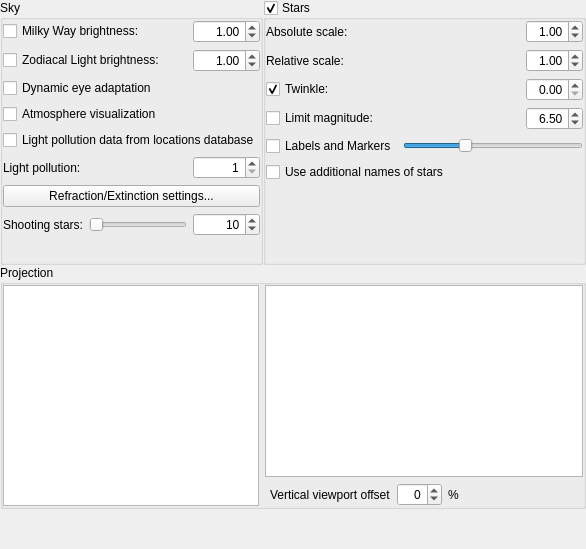
        <widget class="QWidget" name="page_sky">
         <layout class="QGridLayout" name="gridLayout">
          <property name="leftMargin">
           <number>0</number>
          </property>
          <property name="topMargin">
           <number>0</number>
          </property>
          <property name="rightMargin">
           <number>0</number>
          </property>
          <property name="bottomMargin">
           <number>0</number>
          </property>
          <property name="spacing">
           <number>0</number>
          </property>
          <item row="1" column="0" colspan="2">
           <widget class="QGroupBox" name="setProjectionGroupBox">
            <property name="sizePolicy">
             <sizepolicy hsizetype="Preferred" vsizetype="Expanding">
              <horstretch>0</horstretch>
              <verstretch>0</verstretch>
             </sizepolicy>
            </property>
            <property name="title">
             <string>Projection</string>
            </property>
            <layout class="QHBoxLayout" name="horizontalLayout_10" stretch="0,1">
             <property name="leftMargin">
              <number>0</number>
             </property>
             <property name="topMargin">
              <number>0</number>
             </property>
             <property name="rightMargin">
              <number>0</number>
             </property>
             <property name="bottomMargin">
              <number>0</number>
             </property>
             <item>
              <widget class="QListWidget" name="projectionListWidget">
               <property name="sizePolicy">
                <sizepolicy hsizetype="Expanding" vsizetype="Expanding">
                 <horstretch>0</horstretch>
                 <verstretch>0</verstretch>
                </sizepolicy>
               </property>
               <property name="minimumSize">
                <size>
                 <width>230</width>
                 <height>0</height>
                </size>
               </property>
               <property name="focusPolicy">
                <enum>Qt::NoFocus</enum>
               </property>
               <property name="verticalScrollBarPolicy">
                <enum>Qt::ScrollBarAsNeeded</enum>
               </property>
               <property name="horizontalScrollBarPolicy">
                <enum>Qt::ScrollBarAlwaysOff</enum>
               </property>
              </widget>
             </item>
             <item>
              <layout class="QVBoxLayout" name="projectionDetailsVerticalLayout">
               <item>
                <widget class="QTextBrowser" name="projectionTextBrowser">
                 <property name="openExternalLinks">
                  <bool>true</bool>
                 </property>
                </widget>
               </item>
               <item>
                <layout class="QHBoxLayout" name="viewportOffsetHorizontalLayout">
                 <property name="leftMargin">
                  <number>5</number>
                 </property>
                 <item>
                  <widget class="QLabel" name="viewportOffsetLabel">
                   <property name="text">
                    <string>Vertical viewport offset</string>
                   </property>
                  </widget>
                 </item>
                 <item>
                  <widget class="QDoubleSpinBox" name="viewportOffsetSpinBox">
                   <property name="alignment">
                    <set>Qt::AlignRight|Qt::AlignTrailing|Qt::AlignVCenter</set>
                   </property>
                   <property name="decimals">
                    <number>0</number>
                   </property>
                   <property name="minimum">
                    <double>-50.000000000000000</double>
                   </property>
                   <property name="maximum">
                    <double>50.000000000000000</double>
                   </property>
                  </widget>
                 </item>
                 <item>
                  <widget class="QLabel" name="percentLabel">
                   <property name="sizePolicy">
                    <sizepolicy hsizetype="Minimum" vsizetype="Preferred">
                     <horstretch>0</horstretch>
                     <verstretch>0</verstretch>
                    </sizepolicy>
                   </property>
                   <property name="text">
                    <string notr="true">%</string>
                   </property>
                  </widget>
                 </item>
                 <item>
                  <spacer name="horizontalSpacer">
                   <property name="orientation">
                    <enum>Qt::Horizontal</enum>
                   </property>
                   <property name="sizeHint" stdset="0">
                    <size>
                     <width>40</width>
                     <height>20</height>
                    </size>
                   </property>
                  </spacer>
                 </item>
                </layout>
               </item>
              </layout>
             </item>
            </layout>
           </widget>
          </item>
          <item row="2" column="0">
           <spacer name="verticalSpacer_2">
            <property name="orientation">
             <enum>Qt::Vertical</enum>
            </property>
            <property name="sizeHint" stdset="0">
             <size>
              <width>20</width>
              <height>40</height>
             </size>
            </property>
           </spacer>
          </item>
          <item row="0" column="1">
           <widget class="QGroupBox" name="starGroupBox">
            <property name="title">
             <string>Stars</string>
            </property>
            <property name="alignment">
             <set>Qt::AlignLeading</set>
            </property>
            <property name="flat">
             <bool>true</bool>
            </property>
            <property name="checkable">
             <bool>true</bool>
            </property>
            <property name="checked">
             <bool>true</bool>
            </property>
            <layout class="QGridLayout" name="gridLayout_19">
             <property name="leftMargin">
              <number>0</number>
             </property>
             <property name="topMargin">
              <number>0</number>
             </property>
             <property name="rightMargin">
              <number>0</number>
             </property>
             <property name="bottomMargin">
              <number>0</number>
             </property>
             <item row="0" column="2">
              <widget class="QDoubleSpinBox" name="starScaleRadiusDoubleSpinBox">
               <property name="sizePolicy">
                <sizepolicy hsizetype="Minimum" vsizetype="Fixed">
                 <horstretch>0</horstretch>
                 <verstretch>0</verstretch>
                </sizepolicy>
               </property>
               <property name="alignment">
                <set>Qt::AlignRight|Qt::AlignTrailing|Qt::AlignVCenter</set>
               </property>
               <property name="decimals">
                <number>2</number>
               </property>
               <property name="maximum">
                <double>9.000000000000000</double>
               </property>
               <property name="singleStep">
                <double>0.100000000000000</double>
               </property>
               <property name="value">
                <double>1.000000000000000</double>
               </property>
              </widget>
             </item>
             <item row="0" column="0">
              <widget class="QLabel" name="label_5">
               <property name="sizePolicy">
                <sizepolicy hsizetype="Minimum" vsizetype="Preferred">
                 <horstretch>0</horstretch>
                 <verstretch>0</verstretch>
                </sizepolicy>
               </property>
               <property name="maximumSize">
                <size>
                 <width>16777215</width>
                 <height>16777215</height>
                </size>
               </property>
               <property name="text">
                <string>Absolute scale:</string>
               </property>
              </widget>
             </item>
             <item row="3" column="0">
              <widget class="QCheckBox" name="starLimitMagnitudeCheckBox">
               <property name="toolTip">
                <string>Limit the magnitude of stars</string>
               </property>
               <property name="text">
                <string>Limit magnitude:</string>
               </property>
              </widget>
             </item>
             <item row="1" column="0">
              <widget class="QLabel" name="label_7">
               <property name="sizePolicy">
                <sizepolicy hsizetype="Minimum" vsizetype="Preferred">
                 <horstretch>0</horstretch>
                 <verstretch>0</verstretch>
                </sizepolicy>
               </property>
               <property name="minimumSize">
                <size>
                 <width>0</width>
                 <height>0</height>
                </size>
               </property>
               <property name="maximumSize">
                <size>
                 <width>16777215</width>
                 <height>16777215</height>
                </size>
               </property>
               <property name="text">
                <string>Relative scale:</string>
               </property>
              </widget>
             </item>
             <item row="1" column="2">
              <widget class="QDoubleSpinBox" name="starRelativeScaleDoubleSpinBox">
               <property name="sizePolicy">
                <sizepolicy hsizetype="Minimum" vsizetype="Fixed">
                 <horstretch>0</horstretch>
                 <verstretch>0</verstretch>
                </sizepolicy>
               </property>
               <property name="frame">
                <bool>true</bool>
               </property>
               <property name="alignment">
                <set>Qt::AlignRight|Qt::AlignTrailing|Qt::AlignVCenter</set>
               </property>
               <property name="buttonSymbols">
                <enum>QAbstractSpinBox::UpDownArrows</enum>
               </property>
               <property name="decimals">
                <number>2</number>
               </property>
               <property name="minimum">
                <double>0.250000000000000</double>
               </property>
               <property name="maximum">
                <double>5.000000000000000</double>
               </property>
               <property name="singleStep">
                <double>0.050000000000000</double>
               </property>
               <property name="value">
                <double>1.000000000000000</double>
               </property>
              </widget>
             </item>
             <item row="2" column="0">
              <widget class="QCheckBox" name="starTwinkleCheckBox">
               <property name="text">
                <string>Twinkle:</string>
               </property>
               <property name="checked">
                <bool>true</bool>
               </property>
              </widget>
             </item>
             <item row="2" column="2">
              <widget class="QDoubleSpinBox" name="starTwinkleAmountDoubleSpinBox">
               <property name="alignment">
                <set>Qt::AlignRight|Qt::AlignTrailing|Qt::AlignVCenter</set>
               </property>
               <property name="decimals">
                <number>2</number>
               </property>
               <property name="maximum">
                <double>1.500000000000000</double>
               </property>
               <property name="singleStep">
                <double>0.100000000000000</double>
               </property>
              </widget>
             </item>
             <item row="4" column="0">
              <widget class="QCheckBox" name="starLabelCheckBox">
               <property name="enabled">
                <bool>true</bool>
               </property>
               <property name="text">
                <string>Labels and Markers</string>
               </property>
              </widget>
             </item>
             <item row="3" column="2">
              <widget class="QDoubleSpinBox" name="starLimitMagnitudeDoubleSpinBox">
               <property name="frame">
                <bool>true</bool>
               </property>
               <property name="alignment">
                <set>Qt::AlignRight|Qt::AlignTrailing|Qt::AlignVCenter</set>
               </property>
               <property name="buttonSymbols">
                <enum>QAbstractSpinBox::UpDownArrows</enum>
               </property>
               <property name="decimals">
                <number>2</number>
               </property>
               <property name="minimum">
                <double>0.000000000000000</double>
               </property>
               <property name="maximum">
                <double>21.000000000000000</double>
               </property>
               <property name="singleStep">
                <double>0.100000000000000</double>
               </property>
               <property name="value">
                <double>6.500000000000000</double>
               </property>
              </widget>
             </item>
             <item row="7" column="0">
              <spacer name="verticalSpacer_6">
               <property name="orientation">
                <enum>Qt::Vertical</enum>
               </property>
               <property name="sizeHint" stdset="0">
                <size>
                 <width>20</width>
                 <height>40</height>
                </size>
               </property>
              </spacer>
             </item>
             <item row="5" column="0" colspan="3">
              <widget class="QCheckBox" name="checkBoxAdditionalNamesStars">
               <property name="text">
                <string>Use additional names of stars</string>
               </property>
              </widget>
             </item>
             <item row="0" column="1">
              <spacer name="horizontalSpacer_11">
               <property name="orientation">
                <enum>Qt::Horizontal</enum>
               </property>
               <property name="sizeHint" stdset="0">
                <size>
                 <width>40</width>
                 <height>20</height>
                </size>
               </property>
              </spacer>
             </item>
             <item row="4" column="1" colspan="2">
              <widget class="QSlider" name="starsLabelsHorizontalSlider">
               <property name="sizePolicy">
                <sizepolicy hsizetype="Preferred" vsizetype="Fixed">
                 <horstretch>0</horstretch>
                 <verstretch>0</verstretch>
                </sizepolicy>
               </property>
               <property name="minimumSize">
                <size>
                 <width>180</width>
                 <height>0</height>
                </size>
               </property>
               <property name="value">
                <number>33</number>
               </property>
               <property name="orientation">
                <enum>Qt::Horizontal</enum>
               </property>
              </widget>
             </item>
            </layout>
           </widget>
          </item>
          <item row="0" column="0">
           <widget class="QGroupBox" name="largeObjectsGroupbox">
            <property name="sizePolicy">
             <sizepolicy hsizetype="Preferred" vsizetype="Fixed">
              <horstretch>0</horstretch>
              <verstretch>0</verstretch>
             </sizepolicy>
            </property>
            <property name="title">
             <string>Sky</string>
            </property>
            <property name="alignment">
             <set>Qt::AlignLeading</set>
            </property>
            <property name="flat">
             <bool>true</bool>
            </property>
            <property name="checkable">
             <bool>false</bool>
            </property>
            <layout class="QGridLayout" name="gridLayout_18">
             <property name="leftMargin">
              <number>0</number>
             </property>
             <property name="topMargin">
              <number>0</number>
             </property>
             <property name="rightMargin">
              <number>0</number>
             </property>
             <property name="bottomMargin">
              <number>0</number>
             </property>
             <item row="0" column="2">
              <widget class="QDoubleSpinBox" name="milkyWayBrightnessDoubleSpinBox">
               <property name="alignment">
                <set>Qt::AlignRight|Qt::AlignTrailing|Qt::AlignVCenter</set>
               </property>
               <property name="decimals">
                <number>2</number>
               </property>
               <property name="maximum">
                <double>10.000000000000000</double>
               </property>
               <property name="singleStep">
                <double>0.100000000000000</double>
               </property>
               <property name="value">
                <double>1.000000000000000</double>
               </property>
              </widget>
             </item>
             <item row="1" column="0" colspan="2">
              <widget class="QCheckBox" name="zodiacalLightCheckBox">
               <property name="text">
                <string>Zodiacal Light brightness:</string>
               </property>
              </widget>
             </item>
             <item row="3" column="0" colspan="2">
              <widget class="QCheckBox" name="atmosphereCheckBox">
               <property name="text">
                <string>Atmosphere visualization</string>
               </property>
              </widget>
             </item>
             <item row="2" column="0" colspan="2">
              <widget class="QCheckBox" name="adaptationCheckbox">
               <property name="toolTip">
                <string>Dim faint stars when a very bright object is visible</string>
               </property>
               <property name="text">
                <string>Dynamic eye adaptation</string>
               </property>
               <property name="checked">
                <bool>false</bool>
               </property>
              </widget>
             </item>
             <item row="0" column="0" colspan="2">
              <widget class="QCheckBox" name="milkyWayCheckBox">
               <property name="text">
                <string>Milky Way brightness:</string>
               </property>
              </widget>
             </item>
             <item row="7" column="2">
              <widget class="QSpinBox" name="zhrSpinBox">
               <property name="toolTip">
                <string>The zenithal hourly rate for the sporadic meteors</string>
               </property>
               <property name="frame">
                <bool>true</bool>
               </property>
               <property name="alignment">
                <set>Qt::AlignRight|Qt::AlignTrailing|Qt::AlignVCenter</set>
               </property>
               <property name="maximum">
                <number>240000</number>
               </property>
               <property name="value">
                <number>10</number>
               </property>
              </widget>
             </item>
             <item row="7" column="0">
              <widget class="QLabel" name="label_14">
               <property name="sizePolicy">
                <sizepolicy hsizetype="Preferred" vsizetype="Minimum">
                 <horstretch>0</horstretch>
                 <verstretch>0</verstretch>
                </sizepolicy>
               </property>
               <property name="toolTip">
                <string>Settings for sporadic meteors</string>
               </property>
               <property name="text">
                <string comment="Zenithal Hourly Rate">Shooting stars:</string>
               </property>
               <property name="textFormat">
                <enum>Qt::PlainText</enum>
               </property>
               <property name="alignment">
                <set>Qt::AlignLeading|Qt::AlignLeft|Qt::AlignVCenter</set>
               </property>
              </widget>
             </item>
             <item row="7" column="1">
              <widget class="QSlider" name="zhrSlider">
               <property name="toolTip">
                <string>The zenithal hourly rate for the sporadic meteors</string>
               </property>
               <property name="maximum">
                <number>240000</number>
               </property>
               <property name="sliderPosition">
                <number>10</number>
               </property>
               <property name="orientation">
                <enum>Qt::Horizontal</enum>
               </property>
               <property name="tickPosition">
                <enum>QSlider::NoTicks</enum>
               </property>
              </widget>
             </item>
             <item row="1" column="2">
              <widget class="QDoubleSpinBox" name="zodiacalLightBrightnessDoubleSpinBox">
               <property name="alignment">
                <set>Qt::AlignRight|Qt::AlignTrailing|Qt::AlignVCenter</set>
               </property>
               <property name="decimals">
                <number>2</number>
               </property>
               <property name="maximum">
                <double>10.000000000000000</double>
               </property>
               <property name="singleStep">
                <double>0.100000000000000</double>
               </property>
               <property name="value">
                <double>1.000000000000000</double>
               </property>
              </widget>
             </item>
             <item row="5" column="2">
              <widget class="QSpinBox" name="lightPollutionSpinBox">
               <property name="alignment">
                <set>Qt::AlignRight|Qt::AlignTrailing|Qt::AlignVCenter</set>
               </property>
               <property name="minimum">
                <number>1</number>
               </property>
               <property name="maximum">
                <number>9</number>
               </property>
               <property name="value">
                <number>1</number>
               </property>
              </widget>
             </item>
             <item row="6" column="0" colspan="3">
              <widget class="QPushButton" name="pushButtonAtmosphereDetails">
               <property name="focusPolicy">
                <enum>Qt::NoFocus</enum>
               </property>
               <property name="toolTip">
                <string>pressure, temperature, extinction coefficient</string>
               </property>
               <property name="text">
                <string>Refraction/Extinction settings...</string>
               </property>
              </widget>
             </item>
             <item row="4" column="0" colspan="3">
              <widget class="QCheckBox" name="useLightPollutionFromLocationDataCheckBox">
               <property name="toolTip">
                <string>Use light pollution data from locations database and ignore settings for light pollution below</string>
               </property>
               <property name="text">
                <string>Light pollution data from locations database</string>
               </property>
              </widget>
             </item>
             <item row="5" column="0" colspan="2">
              <widget class="QLabel" name="label_4">
               <property name="text">
                <string>Light pollution:</string>
               </property>
              </widget>
             </item>
             <item row="8" column="1" colspan="2">
              <widget class="QLabel" name="zhrLabel">
               <property name="minimumSize">
                <size>
                 <width>0</width>
                 <height>20</height>
                </size>
               </property>
               <property name="text">
                <string/>
               </property>
               <property name="textFormat">
                <enum>Qt::RichText</enum>
               </property>
               <property name="scaledContents">
                <bool>false</bool>
               </property>
              </widget>
             </item>
            </layout>
           </widget>
          </item>
         </layout>
        </widget>
